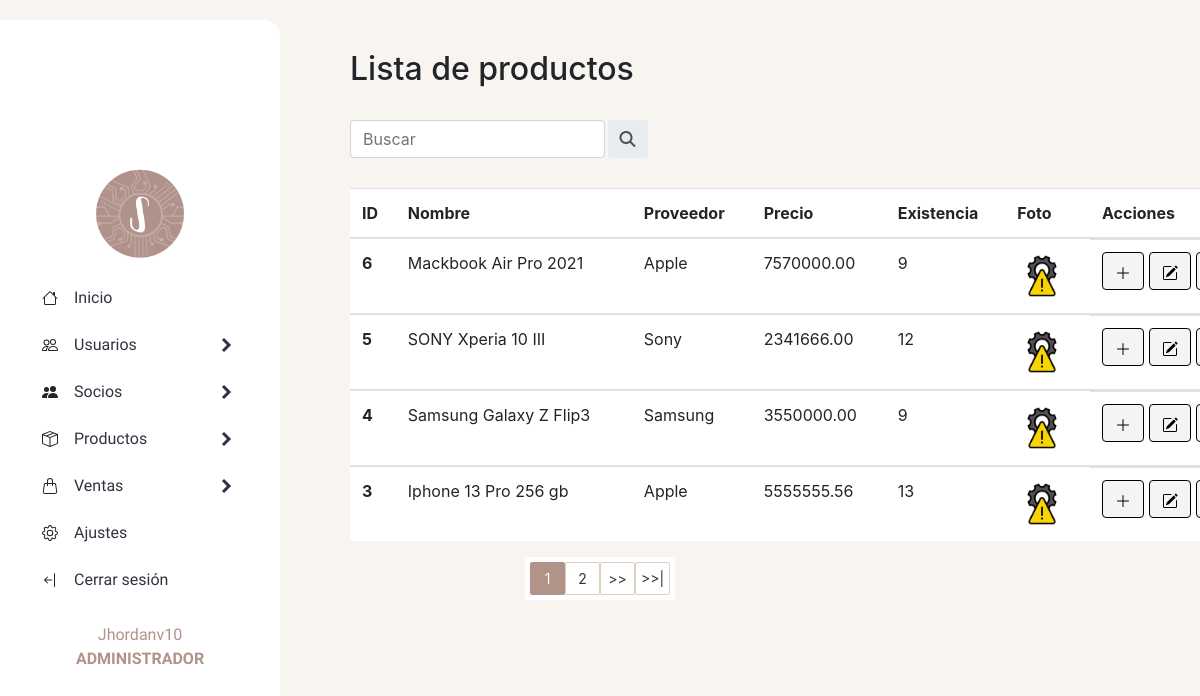
Page /sistema/productos/listaproductos.php (signed in) on the earlier database version.
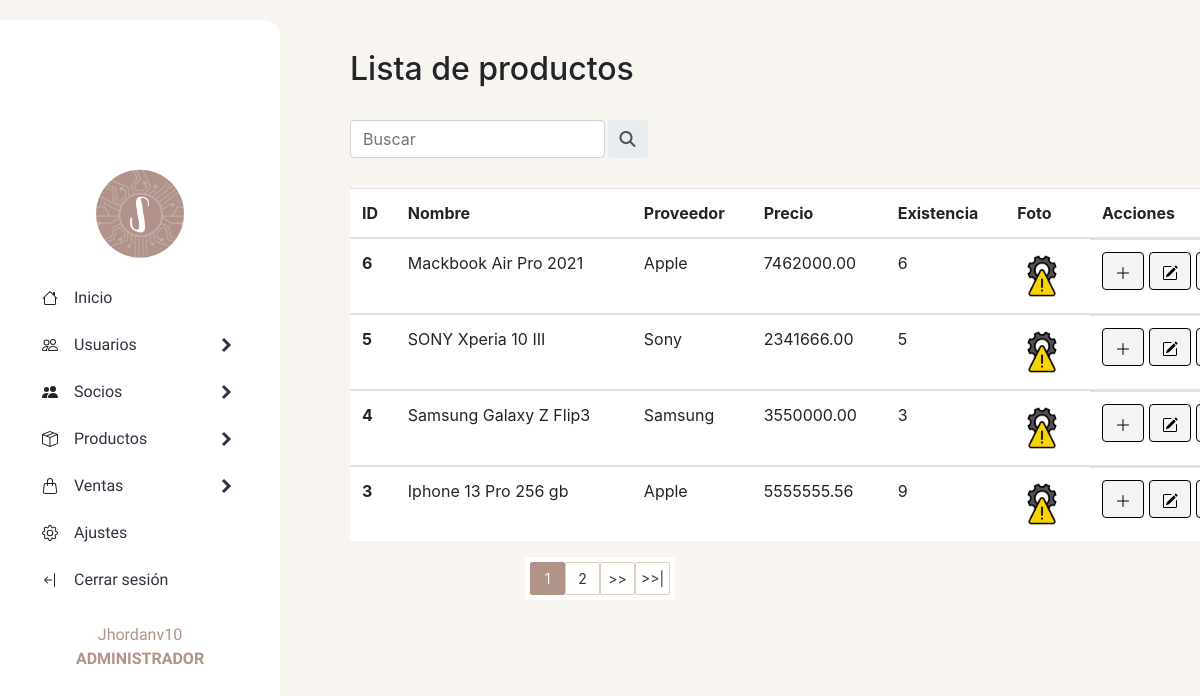
Same page on the later database version.
### tables this page shows
CREATE TABLE `producto` (
  `id_producto` int(15) NOT NULL,
  `nombre_producto` varchar(30) NOT NULL,
  `id_categoria` int(15) NOT NULL,
  `precio` decimal(10,2) NOT NULL,
  `existencia` int(15) NOT NULL,
  `date_add` datetime NOT NULL DEFAULT current_timestamp(),
  `id_usuario` int(15) NOT NULL,
  `id_proveedor` int(15) NOT NULL,
  `foto` text NOT NULL,
  `estado` int(11) NOT NULL DEFAULT 1
);

CREATE TABLE `proveedor` (
  `id_proveedor` int(15) NOT NULL,
  `nombre_proveedor` varchar(30) NOT NULL,
  `direccion` varchar(30) NOT NULL,
  `telefono` varchar(15) NOT NULL,
  `estado` int(11) NOT NULL DEFAULT 1
);

### sistema/generales/headerapp.php (called while the page is built, shortened)
<?php
if ($_SESSION['id_rol'] == 1) {
    $tipo_rol = 'Administrador';
} else {
    $tipo_rol = 'Empleado';
}
?>
<?php include '../generales/scriptsapp.php' ?>

### sistema/productos/listaproductos.php (the view, shortened to what the changed rows need)
<!DOCTYPE html>
<html lang="en">
<head>
</head>
<body>
        <?php include '../generales/headerapp.php' ?>
    <section>
        <div>
            <h2 class="tittle-list">Lista de productos</h2> <br>
        </div>
        <div class="table-productos">
            <table class="table">
                <thead>
                    <tr>
                        <th>ID</th>
                        <th>Nombre</th>
                        <th>Proveedor</th>
                        <th>Precio</th>
                        <th>Existencia</th>
                        <th>Foto</th>
                        <?php
                        if ($tipo_rol == 'Administrador') {
                        ?>
                            <th width="80px">Acciones</th>
                        <?php } ?>
                    </tr>
                </thead>
                <?php
                $por_pagina = 4;
                if (empty($_GET['pagina'])) {
                    $pagina = 1;
                } else {
                    $pagina = $_GET['pagina'];
                }
                $desde = ($pagina - 1) * $por_pagina;
                $query = mysqli_query($conn, "SELECT p.id_producto, p.nombre_producto, p.precio, p.existencia,
            pr.nombre_proveedor, p.foto
            FROM producto p INNER JOIN proveedor pr ON p.id_proveedor = pr.id_proveedor
            WHERE p.estado = 1 ORDER BY
            p.id_producto DESC LIMIT $desde, $por_pagina");
                $result = mysqli_num_rows($query);
                if ($result > 0) {
                    while ($data = mysqli_fetch_array($query)) {
                        if ($data['foto'] != 'img_producto.png') {
                            $foto = 'img_productos/uploads/' . $data['foto'];
                        } else {
                            $foto = 'img_productos/default/' . $data['foto'];
                        }
                ?>
                        <tbody class="row<?php echo $data["id_producto"] ?>">
                            <tr>
                                <th scope="row"><?php echo $data["id_producto"] ?> </th>
                                <td> <?php echo $data["nombre_producto"] ?> </td>
                                <td> <?php echo $data["nombre_proveedor"] ?> </td>
                                <td class="celPrecio"><?php echo $data["precio"] ?> </td>
                                <td class="celExistencia"> <?php echo $data["existencia"] ?> </td>
                                <td> <img src=" <?php echo $foto; ?> " alt=" <?php echo $data["nombre_producto"] ?> " width="50px" height="50px"> </td>
                                <?php
                                if ($tipo_rol == 'Administrador') {
                                ?>
                                    <td class="actions">
                                        <a class="agg_exist" product="<?php echo $data["id_producto"] ?>" href="#">
                                            <button type="button" id="button-agregar" class="btn btn-success">
                                                <svg xmlns="http://www.w3.org/2000/svg" width="16" height="16" fill="currentColor" class="bi bi-plus-lg" viewBox="0 0 16 16">
                                                    <path fill-rule="evenodd" d="M8 2a.5.5 0 0 1 .5.5v5h5a.5.5 0 0 1 0 1h-5v5a.5.5 0 0 1-1 0v-5h-5a.5.5 0 0 1 0-1h5v-5A.5.5 0 0 1 8 2Z" />
                                                </svg>
                                            </button>
                                        </a>
                                        <a href="editarproducto.php?id=<?php echo $data["id_producto"] ?>">
                                            <button type="button" id="button-editar" class="btn btn-warning">
                                            </button>
                                        </a>
                                        <a href="eliminarproducto.php?id=<?php echo $data["id_producto"] ?>">
                                            <button type="button" id="button-eliminar" class="btn btn-danger">
                                            </button>
                                        </a>
                                    </td>
                                <?php }   ?>
                            <?php
                        } ?>
                            </tr>
                        <?php
                    }
                        ?>
                        </tbody>
            </table>
        </div>
    </section>
</body>
</html>

Differences in the rows shown:
changed producto "Mackbook Air Pro 2021": precio "7570000.00" → "7462000.00"; existencia "9" → "6"
changed producto "SONY Xperia 10 III": existencia "12" → "5"
changed producto "Samsung Galaxy Z Flip3": existencia "9" → "3"
changed producto "Iphone 13 Pro 256 gb": existencia "13" → "9"
